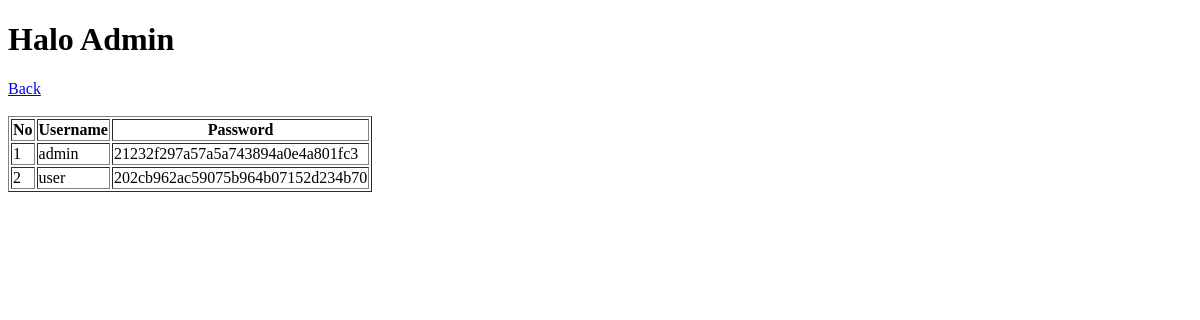
The app's page /admin.php, older data.
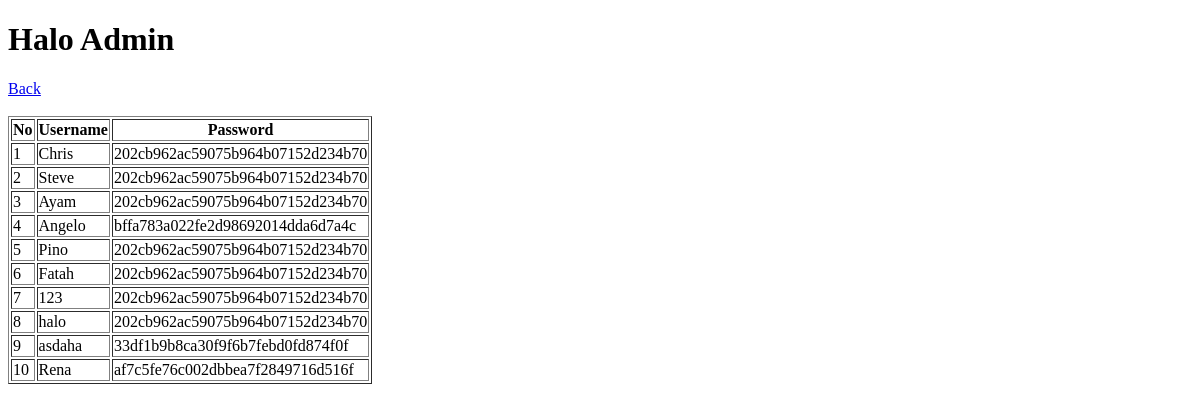
The same page, newer data.
### tables this page shows
CREATE TABLE `account` (
  `id` int(11) NOT NULL,
  `username` varchar(50) NOT NULL,
  `password` varchar(100) NOT NULL,
  `role` int(11) NOT NULL
);

### admin.php (the view, shortened to what this page needs)
<?php
include 'koneksi.php';
$username = $_SESSION['username'];
$no = 0;
$sql = mysqli_query($koneksi, "SELECT * FROM account");
?>
<!DOCTYPE html>
<html lang="en">
<head>
</head>
<body>
    <h1>Halo Admin <?= $username ?></h1>
    <a href="index.php">Back</a>
    <br><br>
    <table border="1">
        <thead>
            <tr>
                <th>No</th>
                <th>Username</th>
                <th>Password</th>
            </tr>
        </thead>
        <tbody>
            <?php while ($result = mysqli_fetch_assoc($sql)) {
                $no++ ?>
                <tr>
                    <td><?php echo $no ?></td>
                    <td><?php echo $result['username'] ?></td>
                    <td><?php echo $result['password'] ?></td>
                </tr>
            <?php
            }
            ?>
        </tbody>
    </table>
</body>
</html>

Row changes from the older to the newer data that the page shows:
removed account: username "admin", password "21232f297a57a5a743894a0e4a801fc3"
added account: username "Chris", password "202cb962ac59075b964b07152d234b70"
changed account: username "user" → "Steve"
added account: username "Ayam", password "202cb962ac59075b964b07152d234b70"
added account: username "Angelo", password "bffa783a022fe2d98692014dda6d7a4c"
added account: username "Pino", password "202cb962ac59075b964b07152d234b70"
added account: username "Fatah", password "202cb962ac59075b964b07152d234b70"
added account: username "123", password "202cb962ac59075b964b07152d234b70"
added account: username "halo", password "202cb962ac59075b964b07152d234b70"
added account: username "asdaha", password "33df1b9b8ca30f9f6b7febd0fd874f0f"
added account: username "Rena", password "af7c5fe76c002dbbea7f2849716d516f"
